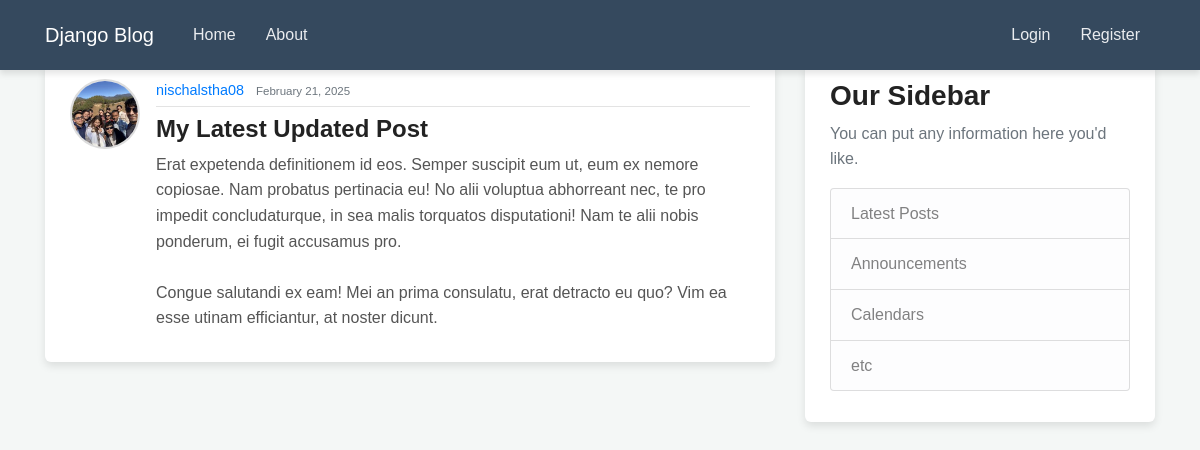
The page /post/35/ on the database its author committed.
### blog/models.py (models this page shows, shortened)
class Post(models.Model):
    title = models.CharField(max_length=100)
    content = models.TextField()
    date_posted = models.DateTimeField(default= timezone.now)
    author = models.ForeignKey(User, on_delete=models.CASCADE)

### users/models.py (models this page shows, shortened)
class Profile(models.Model):
    user = models.OneToOneField(User, on_delete=models.CASCADE)
    image = models.ImageField(default='default.jpeg', upload_to='profile_pics')

### blog/views.py (the view)
# urls.py: path('post/<int:pk>/', PostDetailView.as_view(), name='post-detail'),
class PostDetailView(DetailView):
    model = Post

### blog/templates/blog/post_detail.html (shortened to what this page needs)
{% extends "blog/base.html" %} {% block content %}
<article class="media content-section">
  <img class = "rounded-circle article-img" src="{{ object.author.profile.image.url }}" alt="">
  <div class="media-body">
    <div class="article-metadata">
      <a class="mr-2" href="{% url 'user-posts' object.author.username %}">{{ post.author }}</a>
      <small class="text-muted">{{ object.date_posted|date:"F d, Y" }}</small>
    </div>
    <h2 class="article-title">{{ object.title }}</h2>
    <p class="article-content">{{ object.content }}</p>
  </div>
</article>
{% endblock content %}

### blog/static/blog/main.css (style rules this page uses)
body { background: #f4f7f6; color: #333; font-family: 'Poppins', sans-serif; margin-top: 4rem; line-height: 1.6; }
h1, h2, h3, h4, h5, h6 { color: #222; font-weight: 600; }
a { color: #007bff; text-decoration: none; transition: color 0.3s ease-in-out; }
.content-section { background: #ffffff; padding: 15px 25px; border-radius: 6px; margin-bottom: 20px; box-shadow: 0 4px 8px rgba(0, 0, 0, 0.1); transition: transform 0.3s ease-in-out; }
.article-title { color: #222; font-size: 1.5rem; font-weight: 600; }
.article-content { white-space: pre-line; font-size: 1rem; color: #555; }
.article-img { height: 70px; width: 70px; margin-right: 16px; border-radius: 50%; object-fit: cover; border: 2px solid #ddd; }
.article-metadata { padding-bottom: 4px; margin-bottom: 8px; border-bottom: 1px solid #e3e3e3; font-size: 0.9rem; color: #666; }
.article-metadata a { color: #007bff; }

### rows shown on the page
Post: author.profile.image (picture), author "nischalstha08", date_posted "February 21, 2025", title "My Latest Updated Post", content "Erat expetenda definitionem id eos. Semper suscipit eum ut, eum ex nemore copiosae. Nam probatus pertinacia eu! No alii voluptua abhorreant nec, te pro impedit concludaturque, in sea malis torquatos disputationi! Nam te alii nobis ponderum, ei fugit accusamus pro. Congue salutandi ex eam! Mei an prima consulatu, erat detracto eu quo? Vim ea esse utinam efficiantur, at noster dicunt."
